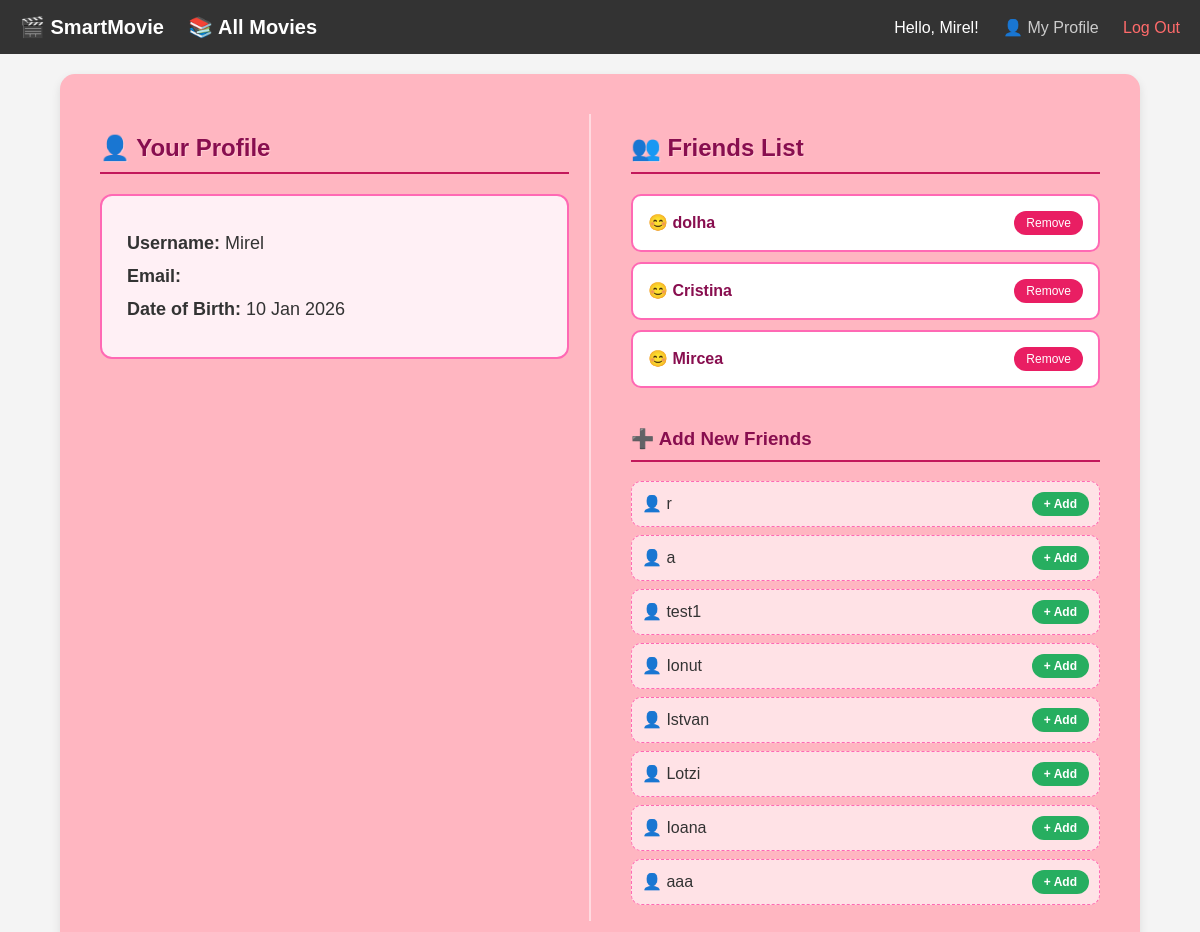
Screenshot of /profile/ (signed in) with the database file from the repository.
### helloapp/models.py (models this page shows, shortened)
class Profile(models.Model):
    user = models.OneToOneField(User, on_delete=models.CASCADE)
    birthdate = models.DateField()
    genres = models.ManyToManyField(Genre, blank=True)
    is_onboarded = models.BooleanField(default=False)
    friends = models.ManyToManyField("self", blank=True, symmetrical=False)

### helloapp/views.py (the view)
# urls.py: path('profile/', views.user_profile, name='user_profile'),
def user_profile(request):
    try:
        my_profile = Profile.objects.get(user=request.user)
    except Profile.DoesNotExist:
        from datetime import date
        my_profile = Profile.objects.create(user=request.user, birthdate=date(2000, 1, 1))
    friends = my_profile.friends.all()
    other_users = Profile.objects.exclude(user=request.user).exclude(id__in=friends.values_list('id', flat=True))
    context = {
        'user': request.user,
        'friends': friends,
        'other_users': other_users
    }
    return render(request, "mainpage/profile.html", context)

### helloapp/templates/mainpage/profile.html
{% extends 'mainpage/base.html' %}
{% block content %}
    <div style="background-color: #FFB6C1; padding: 40px; border-radius: 15px; box-shadow: 0 4px 10px rgba(0,0,0,0.1); max-width: 1000px; margin: 0 auto;">
        <div style="display: flex; gap: 40px; flex-wrap: wrap;">
            <div style="flex: 1; min-width: 300px; border-right: 2px solid rgba(255, 255, 255, 0.5); padding-right: 20px;">
                <h2 style="color: #880e4f; border-bottom: 2px solid #c2185b; padding-bottom: 10px; text-shadow: 1px 1px 0px rgba(255,255,255,0.3);">
                    👤 Your Profile
                </h2>
                <div style="background: #fff0f5; padding: 25px; border-radius: 12px; margin-top: 20px; border: 2px solid #ff69b4;">
                    <p style="font-size: 18px; margin: 12px 0; color: #333;"><strong>Username:</strong> {{ user.username }}</p>
                    <p style="font-size: 18px; margin: 12px 0; color: #333;"><strong>Email:</strong> {{ user.email }}</p>
                    <p style="font-size: 18px; margin: 12px 0; color: #333;"><strong>Date of Birth:</strong> {{ user.date_joined|date:"d M Y" }}</p>
                </div>
            </div>
            <div style="flex: 1; min-width: 300px;">
                <h2 style="color: #880e4f; border-bottom: 2px solid #c2185b; padding-bottom: 10px; text-shadow: 1px 1px 0px rgba(255,255,255,0.3);">
                    👥 Friends List
                </h2>
                <ul style="list-style: none; padding: 0; margin-top: 20px;">
                    {% for friend in friends %}
                    <li style="background: white; border: 2px solid #ff69b4; padding: 15px; margin-bottom: 10px; display: flex; justify-content: space-between; align-items: center; border-radius: 10px;">
                        <span style="font-size: 16px; color: #880e4f; font-weight: bold;">😊 {{ friend.user.username }}</span>
                        <a href="{% url 'remove_friend' friend.id %}" style="text-decoration: none;">
                            <button style="background: #e91e63; color: white; border: none; padding: 5px 12px; border-radius: 50px; cursor: pointer; font-size: 12px;">
                                Remove
                            </button>
                        </a>
                    </li>
                    {% empty %}
                    <li style="color: #880e4f; font-style: italic; background: rgba(255,255,255,0.5); padding: 15px; border-radius: 8px;">
                        You haven't added any friends yet.
                    </li>
                    {% endfor %}
                </ul>
                <h3 style="color: #880e4f; margin-top: 40px; border-bottom: 2px solid #c2185b; padding-bottom: 10px;">
                    ➕ Add New Friends
                </h3>
                <ul style="list-style: none; padding: 0; margin-top: 15px;">
                    {% for other in other_users %}
                    <li style="background: rgba(255, 255, 255, 0.6); border: 1px dashed #ff69b4; padding: 10px; margin-bottom: 8px; display: flex; justify-content: space-between; align-items: center; border-radius: 10px;">
                        <span style="font-size: 16px; color: #333;">👤 {{ other.user.username }}</span>
                        <a href="{% url 'add_friend' other.id %}" style="text-decoration: none;">
                            <button style="background: #27ae60; color: white; border: none; padding: 5px 12px; border-radius: 50px; cursor: pointer; font-size: 12px; font-weight: bold;">
                                + Add
                            </button>
                        </a>
                    </li>
                    {% empty %}
                    <li style="color: #555; font-style: italic;">No other users found to add.</li>
                    {% endfor %}
                </ul>
            </div>
        </div>
    </div>
{% endblock %}

### helloapp/templates/mainpage/base.html (shortened to what this page needs)
<!DOCTYPE html>
<html lang="en">
<head>
</head>
<body>
    <div class="navbar">
    <div class="nav-left">
        <a href="{% url 'main' %}">🎬 SmartMovie</a>
        <a href="{% url 'movie_library' %}" style="margin-left: 20px; text-decoration: none; color: white;">
            📚 All Movies
        </a>
    </div>
    <div class="nav-right">
        <span>Hello, {{ user.username }}!</span>
        <a href="{% url 'user_profile' %}">👤 My Profile</a>
        <a href="{% url 'logout' %}" style="color: #ff6b6b;">Log Out</a>
    </div>
</div>
    <div class="content">
        {% block content %}
        {% endblock %}
    </div>
</body>
</html>

### helloapp/templates/mainpage/base.html (style rules this page uses)
body { margin: 0; font-family: sans-serif; background-color: #f4f4f4; }
.navbar { background-color: #333; overflow: hidden; padding: 15px 20px; display: flex; justify-content: space-between; align-items: center; color: white; }
.nav-left a { color: white; text-decoration: none; font-size: 20px; font-weight: bold; }
.nav-right a { color: #ccc; text-decoration: none; margin-left: 20px; font-size: 16px; }
.content { padding: 20px; }

### rows the page displays
Profile: user.username "dolha"
Profile: user.username "Cristina"
Profile: user.username "Mircea"
Profile: user.username "r"
Profile: user.username "a"
Profile: user.username "test1"
Profile: user.username "Ionut"
Profile: user.username "Istvan"
Profile: user.username "Lotzi"
Profile: user.username "Ioana"
Profile: user.username "aaa"

### other values shown
{{ user.username }} "Mirel"
{{ user.date_joined|date:"d M Y" }} "10 Jan 2026"
